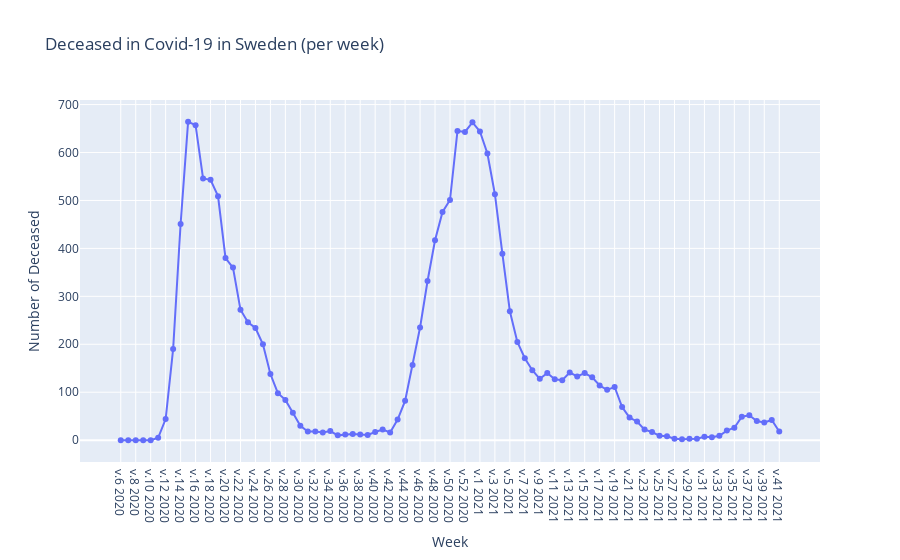

The notebook cell this image was saved under:
### Code cell
plot1 = create_plotly_fig("Antal_avlidna_vecka", "Number of Deceased", "Deceased in Covid-19 in Sweden (per week)")
plot1.show()
plot1.write_html('deceased_per_week.html', auto_open=True)
